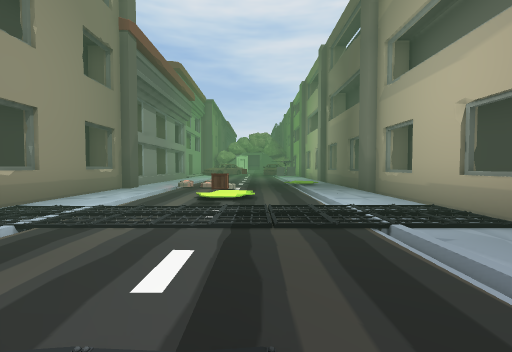
[1] (above)

13 first-person views from a walk through a Unity game level. The camera is 1.2 m above the floor, tilts 2° down and sees 90° across. The floor is counted in squares, 2 m on a side. Each view is taken from the middle of a square. On the plan, view 1 faces up. The plan holds only what a view shows up to about 9 squares ahead; the rest is blank. The place goes on beyond the plan. The player character is not drawn. Some animated figures are not drawn. Some surface patterns are stand-ins.

[2]
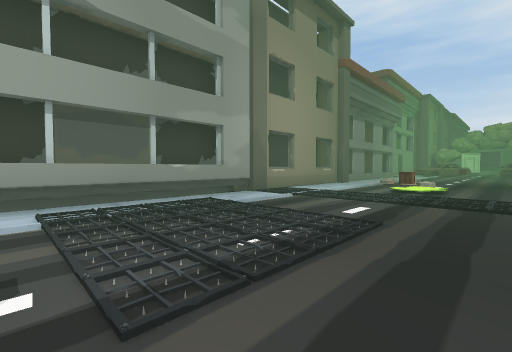

[3]
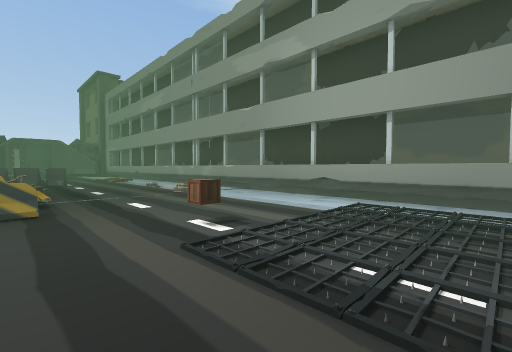

[4]
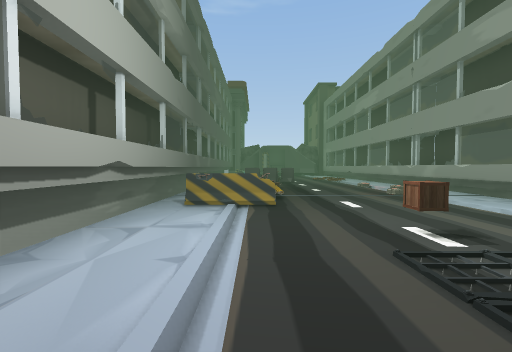

[5]
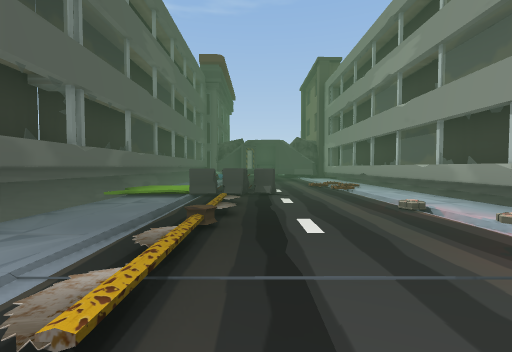

[6]
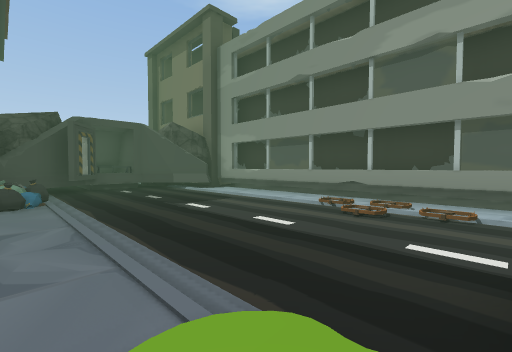

[7]
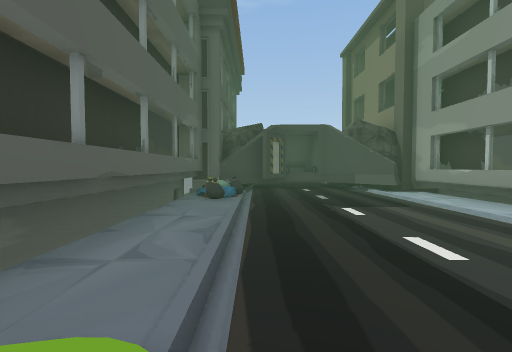

[8]
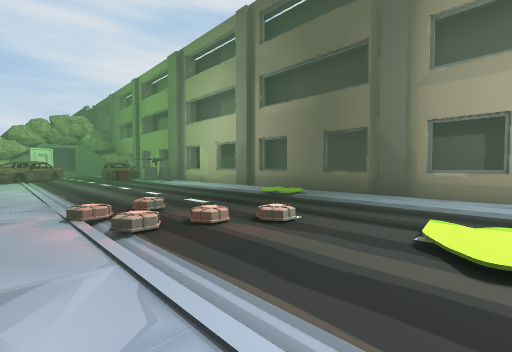

[9]
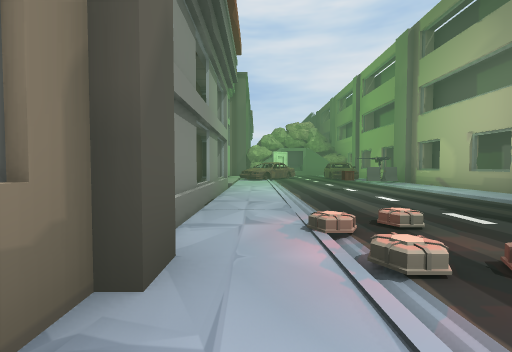

[10]
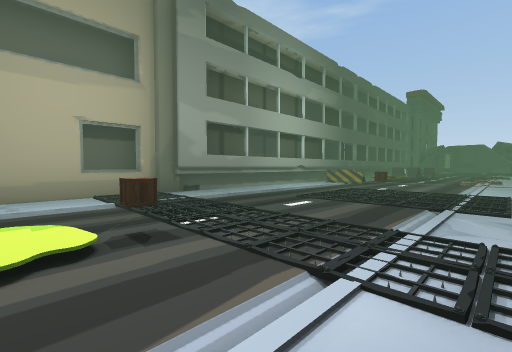

[11]
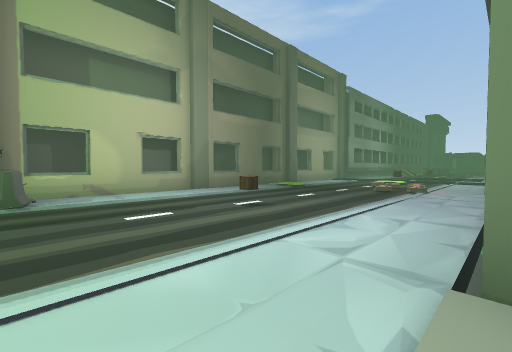

[12]
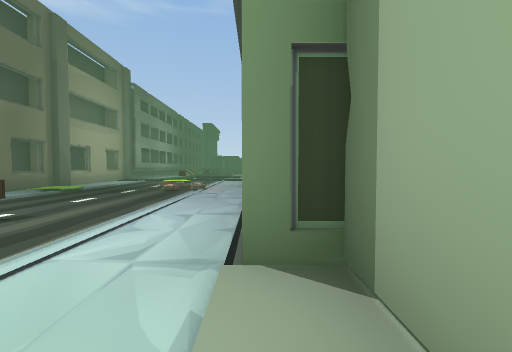

[13]
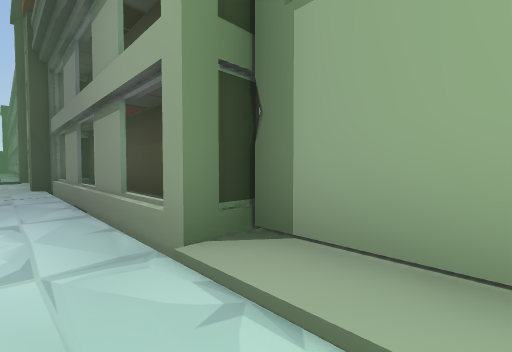

### Floor plan
Key: @ floor where view 1 was taken; # wall or solid block; . main floor; : floor 0.25 m higher than the main floor; / step, stairs or slope; = window, fence, low wall or low ledge; ^ raised ledge; v drop or lower ground; B barrier; T trap; O other object.
Columns run from 5 left of view 1 to 4 right of it. Each row starts with its distance up from view 1.
 16 #/.....B##
 15 #/......^#
 14 vv......##
 13  #..O...^#
 12 v#......##
 11 v=......##
 10  #......##
  9  #.O..O.##
  8 v#.O....^#
  7 ##.OO...##
  6 #^......##
  5 ##..O...##
  4  ^.OO...##
  3  #.O.OOOO#
  2  #......##
  1  #.O....#
  0  #.O.@..#
 -1  #.OO...#
 -2  #.OO...#
 -3  #......#
 -4  #....BB#
 -5  #......#
 -6  #.O....#
 -7  #OO....#
 -8  #.O....#
 -9  #...BB/#
-10  #...B/:O
-11  #TT.../#
-12  #.T....#
-13  #......#
-14  #......#
-15  #......#
-16  #.....O#
-17  ##....O#
-18  ###..###
-19    ####

Where each view was taken, in squares from view 1:
view 1: 0 up, 0 right, facing up
view 2: 2 down, 1 right, facing up-left
view 3: 0 up, 1 right, facing down-left
view 4: 0 up, 1 right, facing down
view 5: 4 down, 0 right, facing down
view 6: 10 down, 2 right, facing down-left
view 7: 10 down, 1 right, facing down
view 8: 5 up, 3 left, facing up-right
view 9: 6 up, 3 left, facing up
view 10: 5 up, 3 left, facing down-right
view 11: 16 up, 4 left, facing down-right
view 12: 16 up, 4 left, facing down
view 13: 16 up, 3 left, facing down-left
